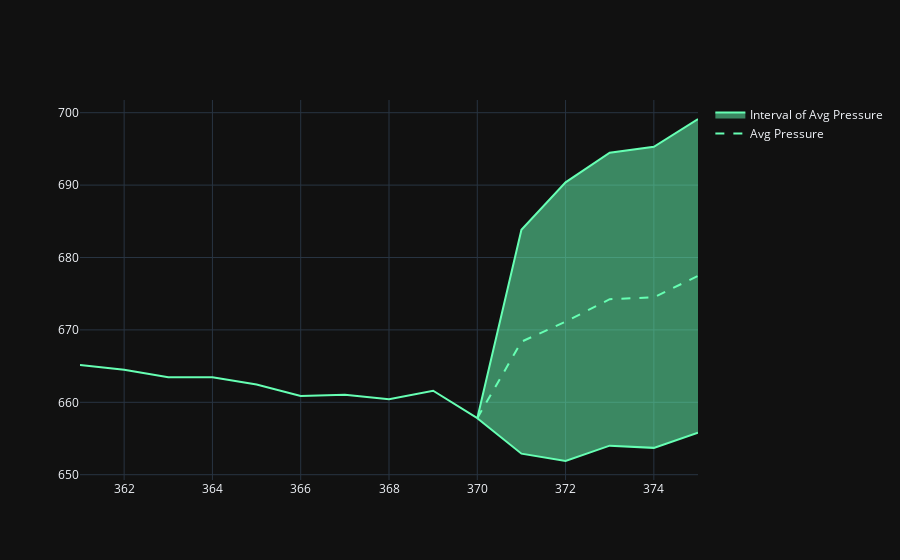

The cell this chart's notebook holds for it:
### Code cell
fig = go.Figure()
# plot avg pressure
fig.add_trace(go.Scatter(x=df['sol_day'], y=prev_ps,
                     mode='lines', 
                     name='Known Avg Pressure', 
                     line_color='rgb(102, 255, 179)',
                     showlegend=False))
fig.add_trace(go.Scatter(x=sol_days_pred, y=ps_dic['ps_exp'],
                     mode='lines', 
                     line=dict(dash='dash'), 
                     line_color='rgb(102, 255, 179)', 
                     name='Avg Pressure'))
fig.add_trace(go.Scatter(x=sol_days_pred, y=ps_dic['ps_upper'],
                     mode='lines',
                     name='Interval of Avg Pressure', 
                     line_color='rgb(102, 255, 179)', 
                     showlegend=False))
fig.add_trace(go.Scatter(x=sol_days_pred, y=ps_dic['ps_lower'],
                     mode='lines',
                     name='Interval of Avg Pressure', 
                     fill='tonexty', 
                     line_color='rgb(102, 255, 179)', 
                     fillcolor='rgba(102, 255, 179, 0.5)'))
fig.show()

### Figure 1 — Plotly figure (JSON) as saved in the notebook; plotly's stock layout.template omitted (floating-point values rounded to 4 significant figures)
{"data": [{"line": {"color": "rgb(102, 255, 179)"}, "mode": "lines", "name": "Known Avg Pressure", "showlegend": false, "type": "scatter", "x": ["361", "362", "363", "364", "365", "366", "367", "368", "369", "370"], "y": [665.2, 664.5, 663.5, 663.5, 662.5, 660.9, 661.0, 660.4, 661.6, 657.8]}, {"line": {"color": "rgb(102, 255, 179)", "dash": "dash"}, "mode": "lines", "name": "Avg Pressure", "type": "scatter", "x": [370, 371, 372, 373, 374, 375], "y": [657.8, 668.4, 671.1, 674.2, 674.5, 677.5]}, {"line": {"color": "rgb(102, 255, 179)"}, "mode": "lines", "name": "Interval of Avg Pressure", "showlegend": false, "type": "scatter", "x": [370, 371, 372, 373, 374, 375], "y": [657.8, 683.8, 690.4, 694.5, 695.3, 699.1]}, {"fill": "tonexty", "fillcolor": "rgba(102, 255, 179, 0.5)", "line": {"color": "rgb(102, 255, 179)"}, "mode": "lines", "name": "Interval of Avg Pressure", "type": "scatter", "x": [370, 371, 372, 373, 374, 375], "y": [657.8, 652.9, 651.9, 654.0, 653.7, 655.8]}], "layout": {}}
